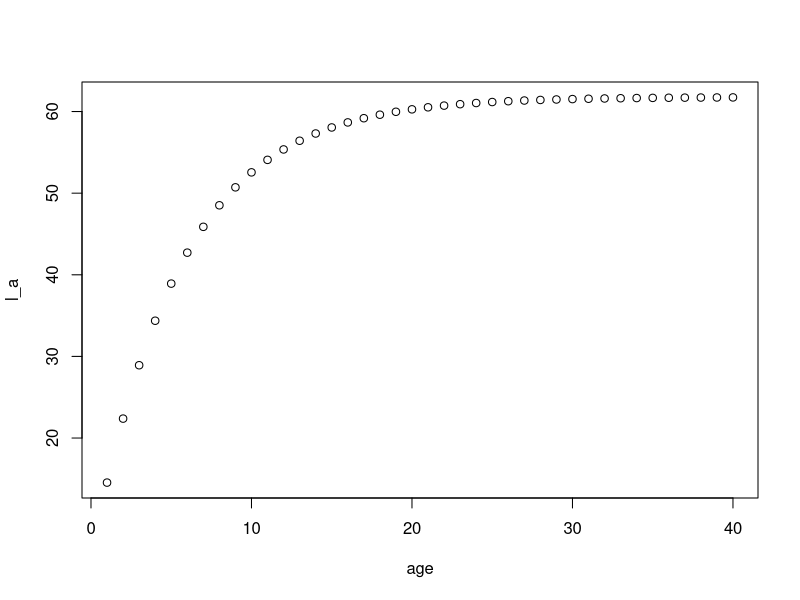
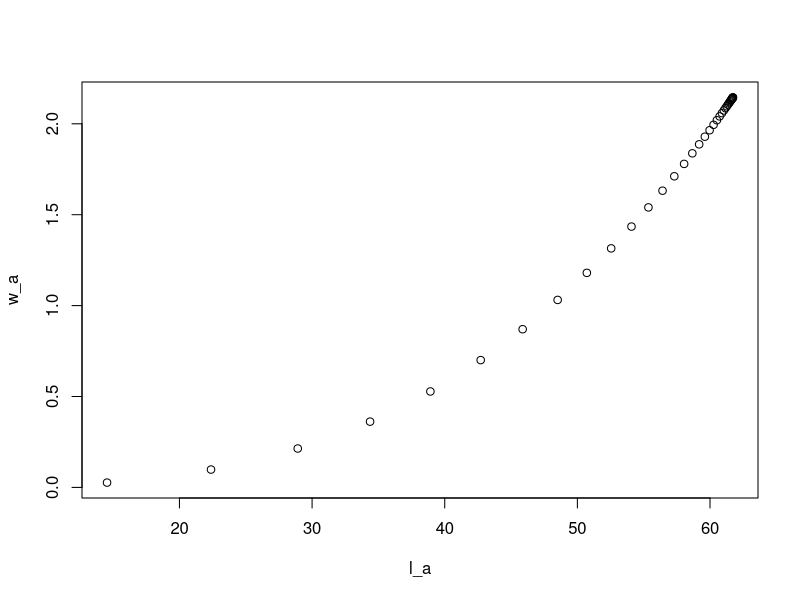
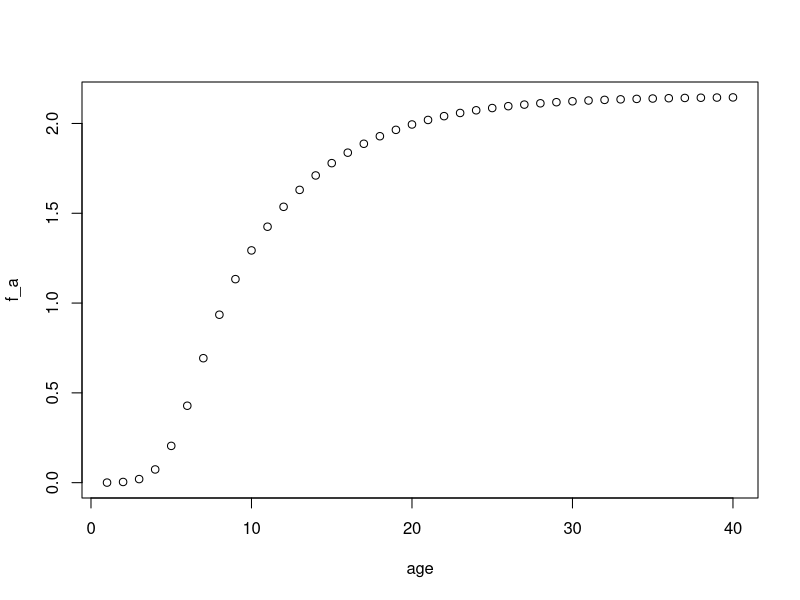
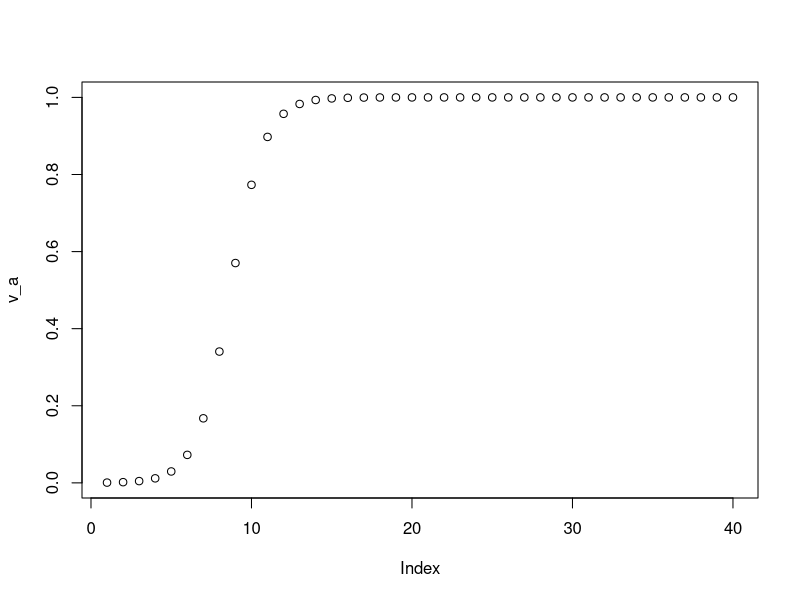
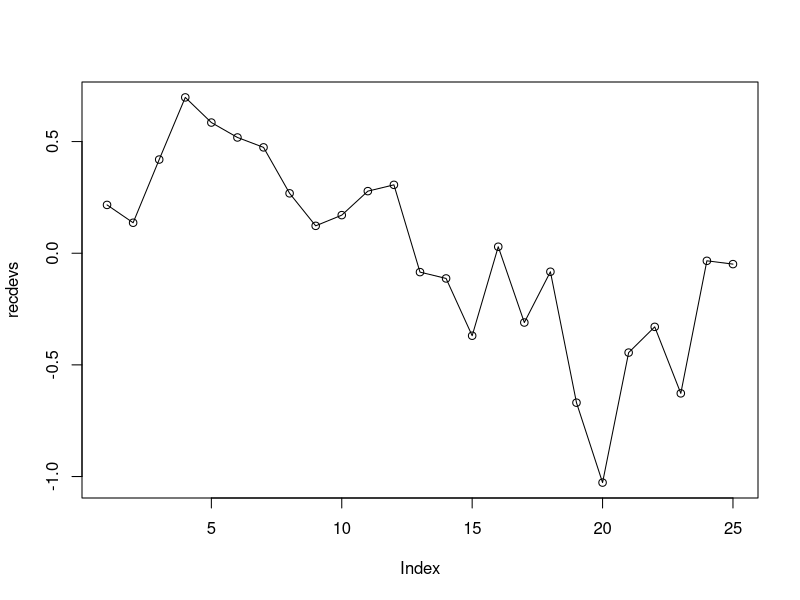
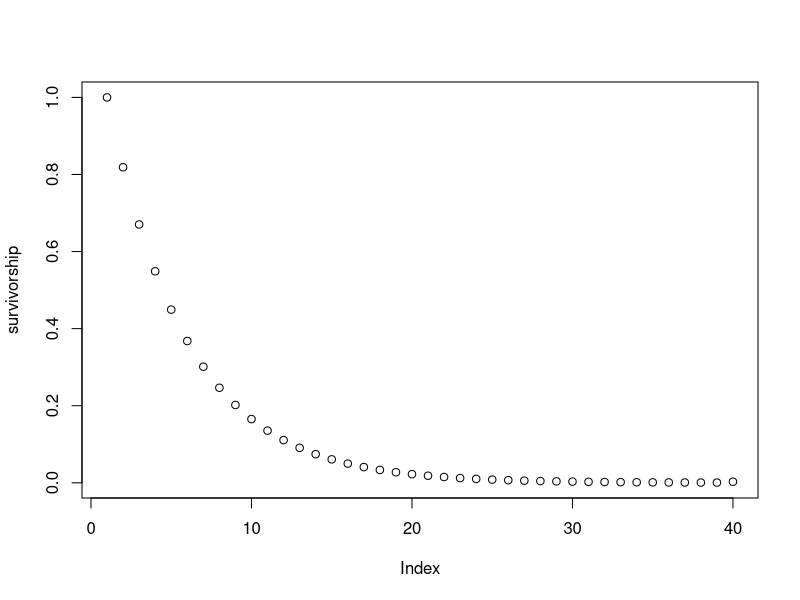

Here is the R script that generated these plots, in order: (Note: this script raises an error after producing the figures.)
N_t <- length(seq(1997, 2021))
N_a <- 40

M <- 0.2
lw_a <- 0.0000076
lw_b <- 3.0515274

lw_a <- exp(-11.77)
lw_b <- 3.04
k <- 0.1815
t0 <- -0.4789
linf <- 61.77

age50 <- 5.56
sd50 <- 0.91

projected_N <- 0L
N_t_no_proj <- N_t
N_t <- N_t + projected_N
M_proj <- M

age <- 1:N_a

l_a <- linf * (1 - exp(-k * (age - t0))) # G17
plot(age, l_a)

w_a <- lw_a * l_a^lw_b # G18
plot(l_a, w_a)

mat_a <- plogis(age, 5.5, 1/0.91) # FIXME 'scale'
f_a <- w_a * mat_a
plot(age, f_a)

projected_F_fr <- rep(0.06330635, projected_N)
projected_F_sh <- rep(0.0414128, projected_N)

#
# projected_F_fr <- rep(0, projected_N)
# projected_F_sh <- rep(0, projected_N)

# projected_F_fr <- rep(0.2, projected_N)
# projected_F_sh <- rep(0.2, projected_N)

freezer <- c(
  0.000000000000774678, 0.000000000000723788, 0.0000000000008278765,
  0.001336905, 0.00039389, 0.000669733, 0.0002219715, 0.000005693365,
  0.0245305, 0.05421945, 0.0171112, 0.0286268, 0.00002605795, 0.002070115,
  0.0376067, 0.0415481, 0.09910165, 0.1635095, 0.1490125, 0.1706155,
  0.175452, 0.1784755, 0.1530835, 0.02461195, 0.06330635
)
freezer <- c(freezer, projected_F_fr)

shoreside <- c(
  0.0691955, 0.095285, 0.102809, 0.0987223, 0.1504135, 0.1209875,
  0.1117555, 0.15482, 0.31474, 0.092989, 0.0609828, 0.05350525,
  0.05793275, 0.044355, 0.06985625, 0.05331015, 0.0497313, 0.0440276,
  0.04182915, 0.05743625, 0.06577925, 0.0391806, 0.04350635, 0.02848705,
  0.0414128
)
shoreside <- c(shoreside, projected_F_sh)

F_both <- freezer + shoreside
# F_both <- F_both
F_ta <- matrix(nrow = N_t, ncol = N_a)
for (a in 1:N_a) {
  F_ta[, a] <- F_both
}

# Table 6 freezer trawlers female selectivity
a_hat <- 7.97
gamma_hat <- 1.02

# shoreside
a_hat <- 8.7
gamma_hat <- 1.06
v_a <- 1 / (1 + exp(-(age - a_hat) / gamma_hat))
plot(v_a)

Z_ta <- matrix(nrow = N_t, ncol = N_a)
for (t in 1:N_t) {
  for (a in 1:N_a) {
    if (t <= N_t_no_proj) {
      Z_ta[t, a] <- M + F_ta[t, a] * v_a[a]
    } else {
      Z_ta[t, a] <- M_proj + F_ta[t, a] * v_a[a]
    }
  }
}

R_bar <- 85 # table 6 rbar
R_bar_init <- 63.1
# R_bar_init <- R_bar

# recdev_proj <- rep(-0.6275755, projected_N)
recdev_proj <- rep(0, projected_N)
# recdev_proj <- rep(2, projected_N)
# recdev_proj <- rep(0, projected_N)

recdevs <- c(
  0.2163865, 0.1364665, 0.4195205, 0.697793, 0.585176, 0.5183845,
  0.474046, 0.268234, 0.1226545, 0.170575, 0.2780495, 0.3062655,
-0.0846347, -0.1129565, -0.369483, 0.02906495, -0.310351, -0.0828904,
  -0.669309, -1.02718, -0.44503, -0.32971, -0.6275755, -0.0339801,
  -0.0487646
)
# THESE ARE OMEGA NOT DELTAs!!!!!!!!!!!!!!!!!!!!!!!!!!!!!!!

# recdevs <- c(0.173462,0.100632,0.387693,0.665639,0.552574,0.490459,0.453084,0.245095,0.0913537,0.141149,0.249486,0.276506,-0.110101,-0.139677,-0.393124,0.0135451,-0.306012,-0.0799843,-0.659438,-1.00503,-0.404651,-0.257468,-0.555396,0.0303773,0.00905158)

tau <- sd(recdevs)
recdevs <- c(recdevs, recdev_proj)

init_rec_devs <- c(0.524497,0.34968,0.128145,0.474558,0.577389,0.797567,0.727452,0.884873,0.744107,0.241596,-0.145522,0.148283,-0.471437,-0.675812,-1.43043,-0.0210956,0.153862,-1.07244,-1.93528)
# init_rec_devs <- rep(0, 20)


init_tau <- sd(init_rec_devs)

plot(recdevs, type = "o")

N_ta <- matrix(nrow = N_t, ncol = N_a)
SSB_ta <- matrix(nrow = N_t, ncol = N_a)

# initialize numbers at age and SSB in first time step
for (t in 1) {
  for (a in 1:N_a) {
    if (a == 1) {
      # N_ta[t, a] <- R_bar_init * exp(recdevs[1] - 0.5*init_tau^2)
      # N_ta[t, a] <- R_bar_init * exp(recdevs[1])
      N_ta[t, a] <- R_bar_init * exp(0) # start at mean
    } else {
      .dev <- if (t - a + 20 < 1) 0 else init_rec_devs[t - a + 20]
      N_ta[t, a] <- R_bar_init * exp(.dev) * exp(-M)^(a - 1)
      N_ta[t, a] <- R_bar_init * exp(0) * exp(-M)^(a - 1)
    }
    SSB_ta[t, a] <- N_ta[t, a] * f_a[a]
  }
}

# Spawning stock biomass

SSB_t <- apply(SSB_ta, 1, sum)
R_t <- numeric(length = N_t)
R_t[1] <- N_ta[1, 1]

# SSB0 <- 180.4
h <- 0.89 # steepness
R0 <- 119 # unfished recruitment BUT DOESN'T MATCH! SSB0 / phi_E

# goodyear compensation ratio; K = 4h/(1-h) or h = K/(4+K)
kappa <- 4 * h / (1 - h)

survivorship <- numeric(length = N_a)
for (a in 1:N_a) { # G.22 in arrowtooth
  if (a == 1) {
    survivorship[a] <- 1 # would be 1/n_s
  } else if (a > 1 && a < N_a) {
    survivorship[a] <- survivorship[a-1] * exp(-M)
  } else {
    survivorship[a] <- survivorship[a-1] / (1 - exp(-M))
  }
}
plot(survivorship)

# average spawning biomass per recruit:
# note that phi_E in docs is `phib` in iscam code
# phi_E <- sum(1 / (narea * nsex) * lw * fa) # FIXME nsex!?
# sum of products between age-specific survivorship and relative fecundity
n_area <- 1
n_sex <- 2 # FIXME!?
(phi_E <- sum(1/(n_area * n_sex) * survivorship * f_a))

# SA: omega_t is not delta_t!!
# SA: omega_t is `log_rec_dev` in iSCAM
# SA: delta_t is `delta`

# iscam docs p. 10:
# maximum juvenile survival rate:
# (initial slope of the stock-recruit relationship)

s0 <- kappa / phi_E

Beta <- (kappa - 1) / (R0 * phi_E)
# Beta <- (kappa - 1) / (SSB0) # eq. 12 section 3.3.4

R0 * phi_E
SSB0

# tau <- 0.8

for (t in 2:N_t) {
  for (a in 1:N_a) {
    if (a == 1) {
      # BH recruitment with bias correction: G.40
      R_t[t] <- ((s0 * SSB_t[t-1]) / (1 + Beta * SSB_t[t-1])) * exp(recdevs[t] - 0.5 * tau^2)
      N_ta[t, a] <- R_t[t]
    } else {
      N_ta[t, a] <- N_ta[t - 1, a - 1] * exp(-Z_ta[t - 1, a - 1])
    }
    if (a == N_a) { # plus group
      N_ta[t, a] <- N_ta[t, a] + N_ta[t - 1, a] * exp(-Z_ta[t - 1, a])
    }
    SSB_ta[t, a] <- N_ta[t, a] * f_a[a]
    SSB_t[t] <- sum(SSB_ta[t,])
  }
}
print(mean(R_t))
plot(SSB_t, ylim = c(0, max(SSB_t)))

# # as in iscam docs! with Rbar
# for (t in 2:N_t) {
#   for (a in 1:N_a) {
#     if (a == 1) {
#       N_ta[t, a] <- R_bar * exp(recdevs[t] - 0.5*tau^2)
#     } else {
#       N_ta[t, a] <- N_ta[t - 1, a - 1] * exp(-Z_ta[t - 1, a - 1])
#     }
#     if (a == N_a) { # plus group # FIXME - apply above and this or just this?
#       N_ta[t, a] <- N_ta[t, a] + N_ta[t - 1, a] * exp(-Z_ta[t - 1, a])
#     }
#     SSB_ta[t, a] <- N_ta[t, a] * f_a[a]
#     SSB_t[t] <- sum(SSB_ta[t,])
#   }
# }
# mean(R_t)

# Catch
C_ta <- matrix(nrow = N_t, ncol = N_a)
for (t in 1:N_t) {
  for (a in 1:N_a) {
    C_ta[t, a] <- (N_ta[t, a] * w_a[a] * F_ta[t, a] *
      v_a[a] * (1 - exp(-Z_ta[t, a]))) / Z_ta[t, a]
  }
}

C_t <- apply(C_ta, 1, sum)
plot(C_t, type = "o")

V_ta <- matrix(nrow = N_t, ncol = N_a)

# Vulnerable biomass
lambda <- 0
for (t in 1:N_t) {
  for (a in 1:N_a) {
    V_ta[t, a] <- N_ta[t, a] *
      exp(-lambda * Z_ta[t, a]) * v_a[a] * w_a[a]
  }
}

V_t <- apply(V_ta, 1, sum)
plot(V_t, type = "o")

B_ta <- matrix(nrow = N_t, ncol = N_a)
for (t in 1:N_t) {
  for (a in 1:N_a) {
    B_ta[t, a] <- N_ta[t, a] * w_a[a]
  }
}
B_t <- apply(B_ta, 1, sum)

SSB_t <- apply(SSB_ta, 1, sum)

cols <- RColorBrewer::brewer.pal(4, "Dark2")

plot(1:N_t, SSB_t,
  type = "l", ylab = "T", xlab = "Year",
  ylim = c(0, max(B_t)), col = cols[1]
)
lines(1:N_t, V_t, col = cols[2], lty = 1)
lines(1:N_t, C_t, col = cols[3], lty = 2)
lines(1:N_t, B_t, col = cols[4], lty = 1)
legend("topright",
  legend = c("SSB", "VB", "Catch", "B"),
  lty = c(1, 1, 1, 1), col = cols
)
abline(v = N_t - projected_N, lty = 2)
